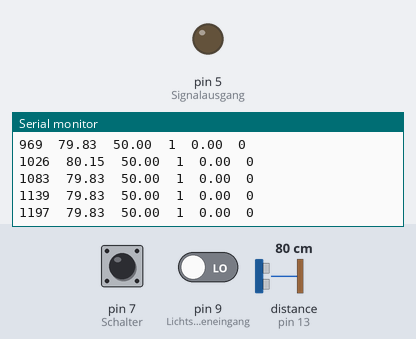
The sketch below on a simulated Arduino Uno, built with avr-gcc and run on an emulated ATmega328P. Parts: output pins drawn as LEDs (lit = HIGH), the last lines printed to the serial monitor. Wiring (inferred from the names in the program): ultrasonic range finder: trigger pin 12; echo pin 13. The inputs (shaded band) are chosen by the test bench; at power-on: distance to the obstacle (sensor on pin 13) 80 cm, pin 7 (Schalter) HIGH, pin 9 (Lichtschrankeneingang) LOW. The echo pulse lasts 58.3 µs per cm; pins used as bus, display or sensor lines are not drawn.

Above: at 1.2 s.
1.3 s: distance to the obstacle (sensor on pin 13) set to 2 cm
At 1.32 s:
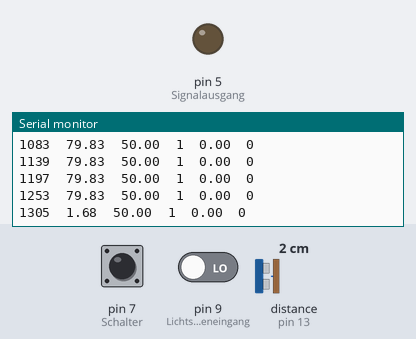
4.3 s: distance to the obstacle (sensor on pin 13) set to 60 cm
At 4.35 s:
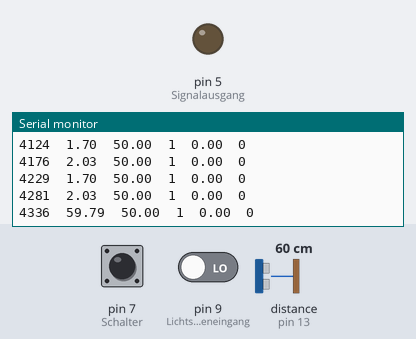
Timing chart, 0 to 7.3 s (numbered marks = the images above; inputs shaded):
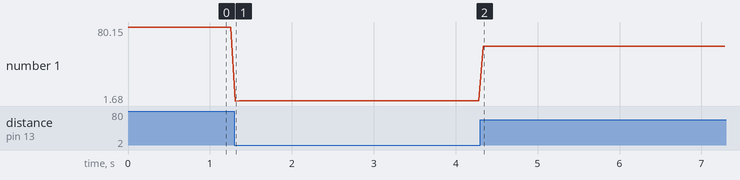

The sketch:

PID_Regler.ino
```cpp
#include <PID_v1.h>
#define trigPin 12
#define echoPin 13

//Deklaration von Variablen und dem PID Regler
int Signalausgang =5;
int Schalter = 7;
int Lichtschrankeneingang =9;

double Dauer;
double Distanz;
double Output;

bool Schaltzustand;
bool Lichtschranke;

double Kp = 0.0;                //Hier sind die Reglerparameter einzustellen und zu variieren. Dezimaltrennzeichen ist ein Punkt.
double Ki = 0.0;
double Kd = 0.0;

double Sollwert = 22.0;            //Hier kann der Sollwert, also die Ballhöhe eingestellt werden.
double Sollwert_unten =0.0;
double Sollwert_oben =50.0;

int y_min = 0;                  //Die ermittelten Systemgrenzen sind hier einzutragen. Die untere Grenze y_min
int y_max = 255;                //und die obere Grenze y_max.

PID myPID(&Distanz, &Output, &Sollwert,Kp,Ki,Kd , REVERSE);

void setup()
{
 Serial.begin(9600);               //Starten der seriellen Schnitstelle
 pinMode(Signalausgang,OUTPUT);    //Definitionen, was ist Eingang, was Ausgang
 pinMode(trigPin,OUTPUT);
 pinMode(echoPin,INPUT);
 pinMode(Schalter,INPUT);
 pinMode(Lichtschrankeneingang, INPUT);

 myPID.SetMode(AUTOMATIC);      //Einstellungen für den Regler
 myPID.SetOutputLimits(y_min,y_max);
}
void loop()
{
 //Ultraschall-Messung:
 //Durch Generieren eines "Stoßes" am Ausgang wird am Sender eine Schallwelle im Ultraschallbereich erzeugt.
 //Anschließend wird eine konstante Zeit abgewartet, bis am Empfänger die reflektierte Welle auftritt.
 //Aus der Lauftzeit des Schalls wird die Distanz berechnet. (Vgl. Gewitter-Sekunden-Zählen)
 digitalWrite(trigPin,LOW);      //Setze Augang ==0V
 delayMicroseconds(2);           //Warte 2mus
 digitalWrite(trigPin,HIGH);     //Setze Ausgang==5V
 delayMicroseconds(10);          //Warte 10mus
 digitalWrite(trigPin,LOW);      //Setze Augang ==0V
 Dauer=pulseIn(echoPin,HIGH);    //Erwarte Signal am Eingang
 Distanz=(Dauer/2)/29.1;         //Berechne Distanz

 Lichtschranke = digitalRead(Lichtschrankeneingang);        //Lesen von Eingängen
 Schaltzustand = digitalRead(Schalter);

 if (Schaltzustand == false)     //Das Einschalten des Lüfters durch den Schalter kann hiermit bewerkstelligt werden.
  {
    Sollwert = Sollwert_unten;
    myPID.Compute();              //PID-Regler regelt auf neuen Sollwert
  }
 else{};

 if (Schaltzustand == true) //Regelwert berechnen
  {
    Sollwert = Sollwert_oben;
    myPID.Compute();
  }
 else{};

 analogWrite(5,Output);  //Schreibe Regelwert auf Ausgang

 Serial.print(millis());         //Ausgabe in die serielle Schnittstelle
 Serial.print("\t");             //Zeit
 Serial.print(Distanz);          //IST Wert
 Serial.print("\t");
 Serial.print(Sollwert);         //SOLL Wert
 Serial.print("\t");
 Serial.print(Schaltzustand);    //Zustand am Schalter
 Serial.print("\t");
 Serial.print(Output);           //Reglerausgang Wert
 Serial.print("\t");
 Serial.print(Lichtschranke);    //Zustand der Lichtschranke
 Serial.print("\n");

 delay(50);    //Warte Zeit 50ms
}
```

Measured:
- after the input at 1.3 s, the serial monitor: prints a new line at once (image 1)
- plotted number 1: 79.83 → 2.03 after the input at 1.3 s
